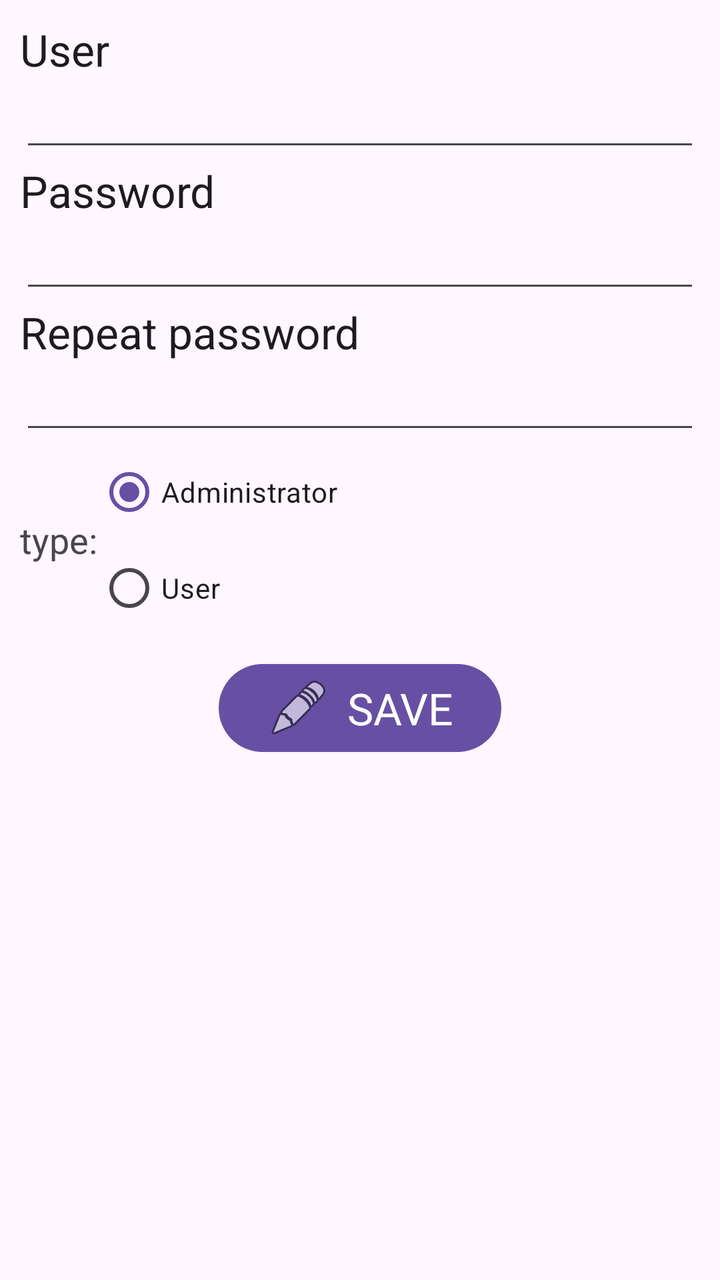
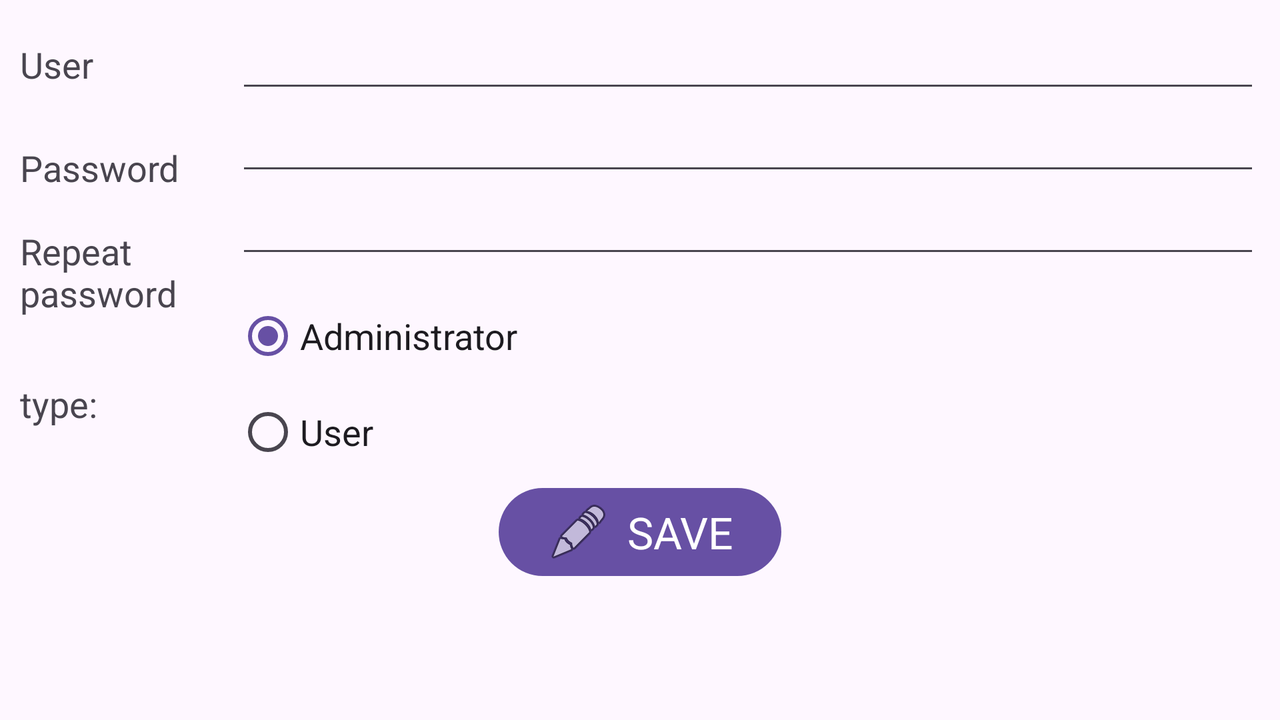

An Android layout and its configuration variant, each rendered on a device that would load it. The default file and the variant file are quoted in full after the pictures.
<!-- AndroidManifest.xml: application theme Theme.PPLaboV -->
<!-- res/layout/activity_editar.xml -->
<?xml version="1.0" encoding="utf-8"?>
<LinearLayout xmlns:android="http://schemas.android.com/apk/res/android"
    xmlns:app="http://schemas.android.com/apk/res-auto"
    xmlns:tools="http://schemas.android.com/tools"
    android:layout_width="match_parent"
    android:orientation="vertical"
    android:layout_height="match_parent"
    tools:context=".ActivityEditar"
    android:padding="10dp">

    
    <TextView
        android:layout_width="match_parent"
        android:layout_height="wrap_content"
        android:textAppearance="@style/TextAppearance.AppCompat.Large"
        android:text="@string/tvUserNameText"/>

    <EditText
        android:id="@+id/edNombreUser"
        android:layout_width="match_parent"
        android:layout_height="wrap_content"/>

    
    <TextView
        android:layout_width="match_parent"
        android:layout_height="wrap_content"
        android:textAppearance="@style/TextAppearance.AppCompat.Large"
        android:text="@string/tvContraText"/>

    <EditText
        android:id="@+id/edContra"
        android:layout_width="match_parent"
        android:layout_height="wrap_content"
        android:inputType="textPassword"/>

    
    <TextView
        android:layout_width="match_parent"
        android:layout_height="wrap_content"
        android:textAppearance="@style/TextAppearance.AppCompat.Large"
        android:text="@string/tvContraRepeText"/>

    <EditText
        android:id="@+id/edContraRepetida"
        android:layout_width="match_parent"
        android:layout_height="wrap_content"
        android:inputType="textPassword"/>


    
    <LinearLayout
        android:layout_width="match_parent"
        android:layout_height="wrap_content"
        android:orientation="horizontal">

        <TextView
            android:layout_width="wrap_content"
            android:layout_height="wrap_content"
            android:textAppearance="@style/TextAppearance.AppCompat.Medium"
            android:layout_gravity="center"
            android:text="@string/tvTipoUserText"/>

        <RadioGroup
            android:id="@+id/rdbGroup"
            android:layout_width="match_parent"
            android:layout_height="wrap_content">
            <RadioButton
                android:checked="true"
                android:id="@+id/rdbAdministrador"
                android:layout_width="wrap_content"
                android:layout_height="wrap_content"
                android:text="@string/rdbAdministradorText">
            </RadioButton>
            <RadioButton
                android:id="@+id/rdbUsuario"
                android:layout_width="wrap_content"
                android:layout_height="wrap_content"
                android:text="@string/rdbUsuarioText">
            </RadioButton>
        </RadioGroup>
    </LinearLayout>

    
    <Button
        android:id="@+id/btnGuardar"
        android:layout_width="wrap_content"
        android:layout_height="wrap_content"
        android:layout_gravity="center"
        android:drawableLeft="@android:drawable/ic_menu_edit"
        android:layout_marginTop="10dp"
        android:text="@string/btnGuardarText"
        android:textAppearance="@style/TextAppearance.AppCompat.Large"/>

</LinearLayout>
<!-- resources referenced by this layout -->
<resources>
  <string name="btnGuardarText">SAVE</string>
  <string name="rdbAdministradorText">Administrator</string>
  <string name="rdbUsuarioText">User</string>
  <string name="tvContraRepeText">Repeat password</string>
  <string name="tvContraText">Password</string>
  <string name="tvTipoUserText">type:</string>
  <string name="tvUserNameText">User</string>
  <style name="Theme.PPLaboV" parent="Base.Theme.PPLaboV" />
  <style name="Base.Theme.PPLaboV" parent="Theme.Material3.DayNight.NoActionBar">
          
          
      </style>
</resources>
<!-- res/layout-land/activity_editar.xml (the repository's variant of the layout above) -->
<!-- drawn on the phone turned sideways -->
<?xml version="1.0" encoding="utf-8"?>
<LinearLayout xmlns:android="http://schemas.android.com/apk/res/android"
    xmlns:app="http://schemas.android.com/apk/res-auto"
    xmlns:tools="http://schemas.android.com/tools"
    android:layout_width="match_parent"
    android:orientation="vertical"
    android:layout_height="match_parent"
    tools:context=".ActivityEditar"
    android:padding="10dp">

    <LinearLayout
        android:layout_width="match_parent"
        android:layout_height="wrap_content"
        android:orientation="horizontal">

        <LinearLayout
            android:layout_width="108dp"
            android:layout_height="match_parent"
            android:orientation="vertical">

            <TextView
                android:layout_width="wrap_content"
                android:layout_height="wrap_content"
                android:layout_marginTop="10dp"
                android:layout_marginBottom="10dp"
                android:layout_weight="0.20"
                android:text="@string/tvUserNameText"
                android:textAppearance="@style/TextAppearance.AppCompat.Medium" />

            <TextView
                android:layout_width="wrap_content"
                android:layout_height="wrap_content"
                android:layout_weight="0.20"
                android:text="@string/tvContraText"
                android:textAppearance="@style/TextAppearance.AppCompat.Medium" />

            <TextView
                android:layout_width="wrap_content"
                android:layout_height="wrap_content"
                android:layout_weight="0.30"
                android:text="@string/tvContraRepeText"
                android:textAppearance="@style/TextAppearance.AppCompat.Medium" />

            <TextView
                android:layout_width="wrap_content"
                android:layout_height="wrap_content"
                android:layout_marginTop="5dp"
                android:layout_weight="0.30"
                android:text="@string/tvTipoUserText"
                android:textAppearance="@style/TextAppearance.AppCompat.Medium" />
        </LinearLayout>

        <LinearLayout
            android:layout_width="match_parent"
            android:layout_height="wrap_content"
            android:orientation="vertical">

            <EditText
                android:id="@+id/edNombreUser"
                android:layout_width="match_parent"
                android:layout_height="wrap_content" />

            <EditText
                android:id="@+id/edContra"
                android:layout_width="match_parent"
                android:layout_height="wrap_content"
                android:inputType="textPassword" />

            <EditText
                android:id="@+id/edContraRepetida"
                android:layout_width="match_parent"
                android:layout_height="wrap_content"
                android:inputType="textPassword" />
            <RadioGroup
                android:id="@+id/rdbGroup"
                android:layout_width="match_parent"
                android:layout_marginTop="10dp"
                android:layout_height="wrap_content">
                <RadioButton
                    android:checked="true"
                    android:id="@+id/rdbAdministrador"
                    android:layout_width="wrap_content"
                    android:layout_height="wrap_content"
                    android:textAppearance="@style/TextAppearance.AppCompat.Medium"
                    android:text="@string/rdbAdministradorText">
                </RadioButton>
                <RadioButton
                    android:id="@+id/rdbUsuario"
                    android:layout_width="wrap_content"
                    android:layout_height="wrap_content"
                    android:textAppearance="@style/TextAppearance.AppCompat.Medium"
                    android:text="@string/rdbUsuarioText">
                </RadioButton>
            </RadioGroup>

        </LinearLayout>


    </LinearLayout>


    <Button
        android:id="@+id/btnGuardar"
        android:layout_width="wrap_content"
        android:layout_height="wrap_content"
        android:layout_gravity="center"
        android:drawableLeft="@android:drawable/ic_menu_edit"
        android:text="@string/btnGuardarText"
        android:textAppearance="@style/TextAppearance.AppCompat.Large"/>

</LinearLayout>
